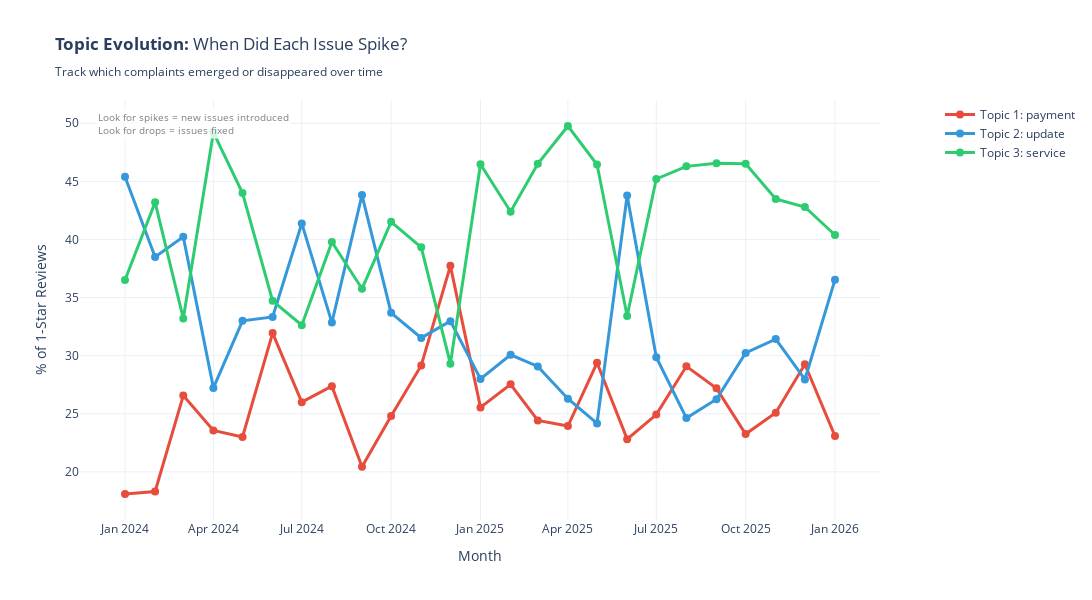

Notebook source saved alongside this figure:
### Markdown cell above
## 10. Temporal Topic Evolution
**When did each issue spike?** Track topic prevalence over time

### Code cell
# Track topic evolution over time (monthly)
negative_reviews['month_year'] = negative_reviews['at'].dt.to_period('M')

temporal_topic = negative_reviews.groupby(['month_year', 'dominant_topic']).size().reset_index(name='count')

# Calculate percentage per month
monthly_totals = negative_reviews.groupby('month_year').size()
temporal_topic['total'] = temporal_topic['month_year'].map(monthly_totals)
temporal_topic['percentage'] = (temporal_topic['count'] / temporal_topic['total']) * 100

# Filter for recent period (2024 onwards)
temporal_topic['date'] = temporal_topic['month_year'].dt.to_timestamp()
recent_temporal = temporal_topic[temporal_topic['date'] >= '2024-01-01']

# Create line chart
fig = go.Figure()

colors = ['#e74c3c', '#3498db', '#2ecc71', '#f39c12', '#9b59b6', '#1abc9c', '#34495e', '#e67e22']

for topic_id in range(n_topics_neg):
    topic_data = recent_temporal[recent_temporal['dominant_topic'] == topic_id]
    
    fig.add_trace(go.Scatter(
        x=topic_data['date'],
        y=topic_data['percentage'],
        mode='lines+markers',
        name=f"Topic {topic_id + 1}: {topics_neg[topic_id][0]}",
        line=dict(width=3, color=colors[topic_id % len(colors)]),
        marker=dict(size=8),
        hovertemplate='<b>%{fullData.name}</b><br>Date: %{x|%b %Y}<br>Prevalence: %{y:.1f}%<extra></extra>'
    ))

fig.update_layout(
    title='<b>Topic Evolution:</b> When Did Each Issue Spike?<br>' +
          '<sub>Track which complaints emerged or disappeared over time</sub>',
    xaxis_title='Month',
    yaxis_title='% of 1-Star Reviews',
    height=600,
    width=1200,
    template='plotly_white',
    hovermode='x unified',
    legend=dict(
        orientation="v",
        yanchor="top",
        y=1,
        xanchor="right",
        x=1.25
    )
)

fig.add_annotation(
    text="Look for spikes = new issues introduced<br>Look for drops = issues fixed",
    xref="paper", yref="paper",
    x=0.02, y=0.98,
    showarrow=False,
    font=dict(size=10, color="gray"),
    align="left",
    bgcolor="rgba(255,255,255,0.8)"
)

fig.show()

# Identify biggest spikes
print("="*80)
print("TEMPORAL ANALYSIS: When Did Issues Spike?")
print("="*80)

for topic_id in range(n_topics_neg):
    topic_temporal = recent_temporal[recent_temporal['dominant_topic'] == topic_id].copy()
    if len(topic_temporal) > 0:
        peak_month = topic_temporal.loc[topic_temporal['percentage'].idxmax()]
        
        print(f"\nTOPIC {topic_id + 1}: {', '.join(topics_neg[topic_id][:5])}...")
        print(f"  Peak: {peak_month['date'].strftime('%B %Y')} " + 
              f"({peak_month['percentage']:.1f}% of complaints)")
        print(f"  Volume: {int(peak_month['count'])} reviews")

### Figure 1 — Plotly figure (JSON) as saved in the notebook; plotly's stock layout.template omitted (floating-point values rounded to 4 significant figures)
{"data": [{"hovertemplate": "<b>%{fullData.name}</b><br>Date: %{x|%b %Y}<br>Prevalence: %{y:.1f}%<extra></extra>", "line": {"color": "#e74c3c", "width": 3}, "marker": {"size": 8}, "mode": "lines+markers", "name": "Topic 1: payment", "type": "scatter", "x": ["2024-01-01T00:00:00", "2024-02-01T00:00:00", "2024-03-01T00:00:00", "2024-04-01T00:00:00", "2024-05-01T00:00:00", "2024-06-01T00:00:00", "2024-07-01T00:00:00", "2024-08-01T00:00:00", "2024-09-01T00:00:00", "2024-10-01T00:00:00", "2024-11-01T00:00:00", "2024-12-01T00:00:00", "2025-01-01T00:00:00", "2025-02-01T00:00:00", "2025-03-01T00:00:00", "2025-04-01T00:00:00", "2025-05-01T00:00:00", "2025-06-01T00:00:00", "2025-07-01T00:00:00", "2025-08-01T00:00:00", "2025-09-01T00:00:00", "2025-10-01T00:00:00", "2025-11-01T00:00:00", "2025-12-01T00:00:00", "2026-01-01T00:00:00"], "y": [18.09, 18.31, 26.56, 23.56, 23, 31.94, 25.99, 27.37, 20.43, 24.8, 29.15, 37.73, 25.54, 27.54, 24.42, 23.94, 29.38, 22.81, 24.93, 29.08, 27.19, 23.26, 25.08, 29.26, 23.08]}, {"hovertemplate": "<b>%{fullData.name}</b><br>Date: %{x|%b %Y}<br>Prevalence: %{y:.1f}%<extra></extra>", "line": {"color": "#3498db", "width": 3}, "marker": {"size": 8}, "mode": "lines+markers", "name": "Topic 2: update", "type": "scatter", "x": ["2024-01-01T00:00:00", "2024-02-01T00:00:00", "2024-03-01T00:00:00", "2024-04-01T00:00:00", "2024-05-01T00:00:00", "2024-06-01T00:00:00", "2024-07-01T00:00:00", "2024-08-01T00:00:00", "2024-09-01T00:00:00", "2024-10-01T00:00:00", "2024-11-01T00:00:00", "2024-12-01T00:00:00", "2025-01-01T00:00:00", "2025-02-01T00:00:00", "2025-03-01T00:00:00", "2025-04-01T00:00:00", "2025-05-01T00:00:00", "2025-06-01T00:00:00", "2025-07-01T00:00:00", "2025-08-01T00:00:00", "2025-09-01T00:00:00", "2025-10-01T00:00:00", "2025-11-01T00:00:00", "2025-12-01T00:00:00", "2026-01-01T00:00:00"], "y": [45.39, 38.5, 40.23, 27.23, 33, 33.33, 41.38, 32.85, 43.82, 33.68, 31.53, 32.97, 27.99, 30.07, 29.07, 26.29, 24.17, 43.78, 29.86, 24.63, 26.25, 30.23, 31.43, 27.95, 36.54]}, {"hovertemplate": "<b>%{fullData.name}</b><br>Date: %{x|%b %Y}<br>Prevalence: %{y:.1f}%<extra></extra>", "line": {"color": "#2ecc71", "width": 3}, "marker": {"size": 8}, "mode": "lines+markers", "name": "Topic 3: service", "type": "scatter", "x": ["2024-01-01T00:00:00", "2024-02-01T00:00:00", "2024-03-01T00:00:00", "2024-04-01T00:00:00", "2024-05-01T00:00:00", "2024-06-01T00:00:00", "2024-07-01T00:00:00", "2024-08-01T00:00:00", "2024-09-01T00:00:00", "2024-10-01T00:00:00", "2024-11-01T00:00:00", "2024-12-01T00:00:00", "2025-01-01T00:00:00", "2025-02-01T00:00:00", "2025-03-01T00:00:00", "2025-04-01T00:00:00", "2025-05-01T00:00:00", "2025-06-01T00:00:00", "2025-07-01T00:00:00", "2025-08-01T00:00:00", "2025-09-01T00:00:00", "2025-10-01T00:00:00", "2025-11-01T00:00:00", "2025-12-01T00:00:00", "2026-01-01T00:00:00"], "y": [36.51, 43.19, 33.2, 49.21, 44, 34.72, 32.63, 39.78, 35.75, 41.51, 39.32, 29.3, 46.47, 42.39, 46.51, 49.77, 46.45, 33.41, 45.21, 46.29, 46.56, 46.51, 43.49, 42.79, 40.38]}], "layout": {"annotations": [{"align": "left", "bgcolor": "rgba(255,255,255,0.8)", "font": {"color": "gray", "size": 10}, "showarrow": false, "text": "Look for spikes = new issues introduced<br>Look for drops = issues fixed", "x": 0.02, "xref": "paper", "y": 0.98, "yref": "paper"}], "height": 600, "hovermode": "x unified", "legend": {"orientation": "v", "x": 1.25, "xanchor": "right", "y": 1, "yanchor": "top"}, "title": {"text": "<b>Topic Evolution:</b> When Did Each Issue Spike?<br><sub>Track which complaints emerged or disappeared over time</sub>"}, "width": 1200, "xaxis": {"title": {"text": "Month"}}, "yaxis": {"title": {"text": "% of 1-Star Reviews"}}}}
